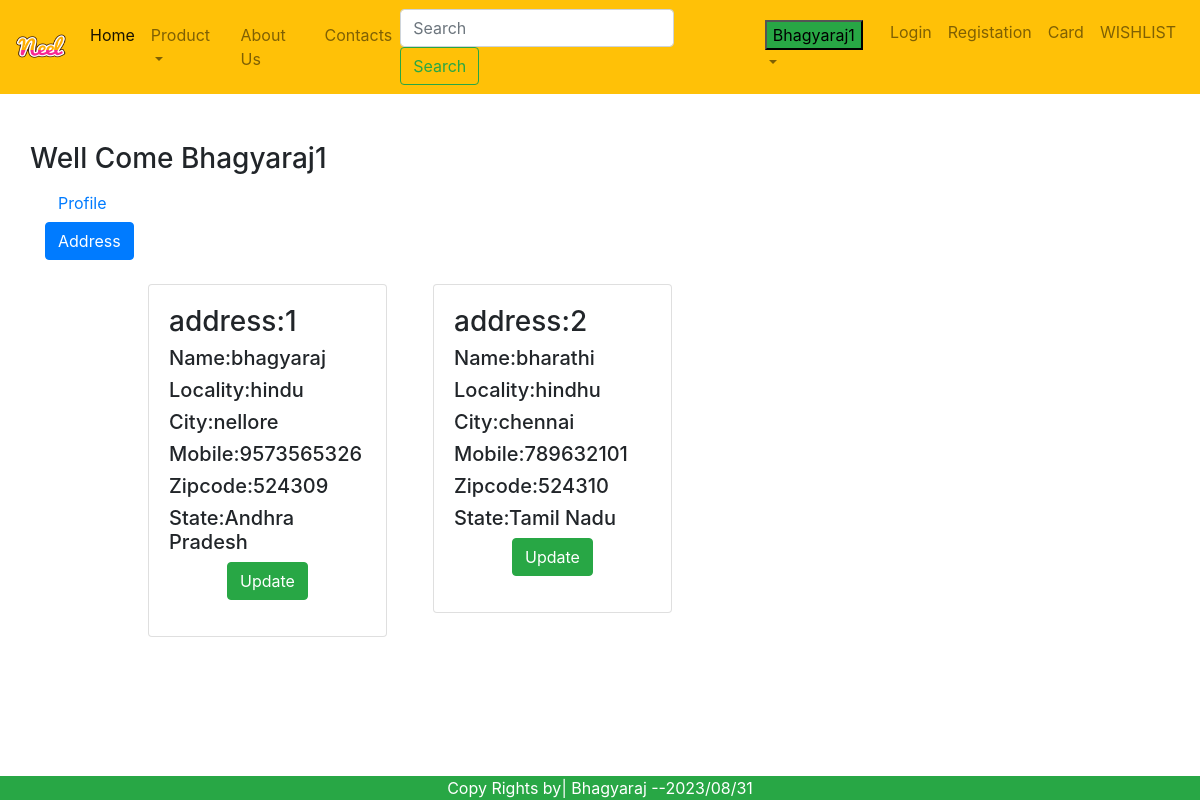
/address (signed in), run on the app's committed database.
### app/models.py (models this page shows)
class Customer(models.Model):
    user=models.ForeignKey(User,on_delete=models.CASCADE)
    name=models.CharField(max_length=100)
    locality=models.CharField(max_length=50)
    city=models.CharField(max_length=70)
    mobile=models.IntegerField()
    zipcode=models.IntegerField()
    state=models.CharField(choices=STATE_CHOICES,max_length=100)

### app/views.py (the view)
# urls.py: path("address",Address,name="address"),
def Address(request):
    add=Customer.objects.filter(user=request.user)
    return render(request,"address.html",locals())

### template/address.html (shortened to what this page needs)
{% extends './base.html' %}
{% load static %}
{% block main-content %}
<div class="container my-5">
    <div class="row">
        <h3>Well Come <span class="text-capitalize">{{request.user}}</span></h3>
        <div class="col-sm-10">
            <ul class="list-unstyled">
                <li class="d-grid"><a href="{% url 'profile' %}" class="btn ">Profile</a></li>
                <li class="d-grid"><a href="{% url 'address' %}" class="btn btn-primary">Address</a></li>
            </ul>
        </div>
        <div class="col-sm-6 offset-sm-1">
            <div class="row">
                {% for ad in add %}
                    <div class="col-sm-6">
                        <div class="card m-2">
                            <div class="card-body">
                                <h3>address:{{forloop.counter}}</h3>
                                <h5>Name:{{ad.name}}</h5>
                                <h5>Locality:{{ad.locality}}</h5>
                                <h5>City:{{ad.city}}</h5>
                                <h5>Mobile:{{ad.mobile}}</h5>
                                <h5>Zipcode:{{ad.zipcode}}</h5>
                                <h5>State:{{ad.state}}</h5>
                                <p class="text-center"><a href="{% url 'updateaddress' pk=ad.id %}" class="btn btn-success">Update</a></p>
                            </div>
                        </div>
                    </div>
                {% endfor %}
            </div>
        </div>
    </div>
</div>
{% endblock main-content %}

### template/base.html (shortened to what this page needs)
<!DOCTYPE html>
<html lang="en">
    {% load static %}
<head>
    <link rel="stylesheet" href="https://cdn.jsdelivr.net/npm/bootstrap@4.0.0/dist/css/bootstrap.min.css"
>
        <link rel="stylesheet" href="{% static 'css/all.min.css' %}">
        <link rel="stylesheet" href="{% static 'css/owl.carousel.min.css' %}">
        <link rel="stylesheet" href="{% static 'css/style.css' %}">
</head>
<body>
    <nav class="navbar navbar-expand-lg navbar-light bg-warning">
        <a class="navbar-brand" href="#"><img src="{% static 'images/Neel.png' %}" alt="icon" width="50px" height="50"></a>
        <div class="collapse navbar-collapse" id="navbarSupportedContent">
            <ul class="navbar-nav mr-auto">
                <li class="nav-item active">
                    <a class="nav-link" href="/">Home <span class="sr-only">(current)</span></a>
                </li>
                <li class="nav-item dropdown">
                    <a class="nav-link dropdown-toggle" href="#" id="navbarDropdown" role="button" data-toggle="dropdown"
                        aria-haspopup="true" aria-expanded="false">
                        Product
                    </a>
                </li>
                <li class="nav-item">
                    <a class="nav-link" href="{% url 'about' %}">About Us</a>
                </li>
                <li class="nav-item">
                    <a class="nav-link" href="{% url 'contact' %}">Contacts</a>
                </li>
            </ul>
            <form class="form-inline my-2 my-lg-0">
                <input class="form-control mr-sm-2" type="search" placeholder="Search" aria-label="Search">
                <button class="btn btn-outline-success my-2 my-sm-0" type="submit">Search</button>
            </form>
        </div>
            <ul class="navbar-nav mr-auto my-1 my-lg-1">
                <div>
                    <li class="nav-item dropdown">
                        <a class="nav-link dropdown-toggle" href="#" id="navbarDropdown" role="button" data-toggle="dropdown"
                            aria-haspopup="true" aria-expanded="false">
                            <button class="bg-success">{{request.user}}</button>
                        </a>
                    </li>
                </div>
                <div>
                    <li class="nav-item">
                        <a class="nav-link" href="{% url 'login' %}">Login</a>
                    </li>
                </div>
                <div>
                    <li class="nav-item">
                        <a class="nav-link" href="{% url 'customer-Registation' %}">Registation</a>
                    </li>
                </div>
                <div>
                    <li class="nav-item">
                        <a class="nav-link" href="#">Card</a>
                    </li>
                </div>
                <div>
                    <li class="nav-item">
                        <a class="nav-link" href="#">WISHLIST</a>
                    </li>
                </div>
            </ul>
    </nav>
    {% block main-content %}
    {% endblock main-content %}
    <footer class="text-center text-white bg-success fixed-bottom">
        Copy Rights by| Bhagyaraj --2023/08/31
    </footer>
</body>
</html>

### data on the page
Customer: name "bhagyaraj", locality "hindu", city "nellore", mobile "9573565326", zipcode "524309", state "Andhra Pradesh"
Customer: name "bharathi", locality "hindhu", city "chennai", mobile "789632101", zipcode "524310", state "Tamil Nadu"

### other printed values
{{ request.user }} "Bhagyaraj1"
